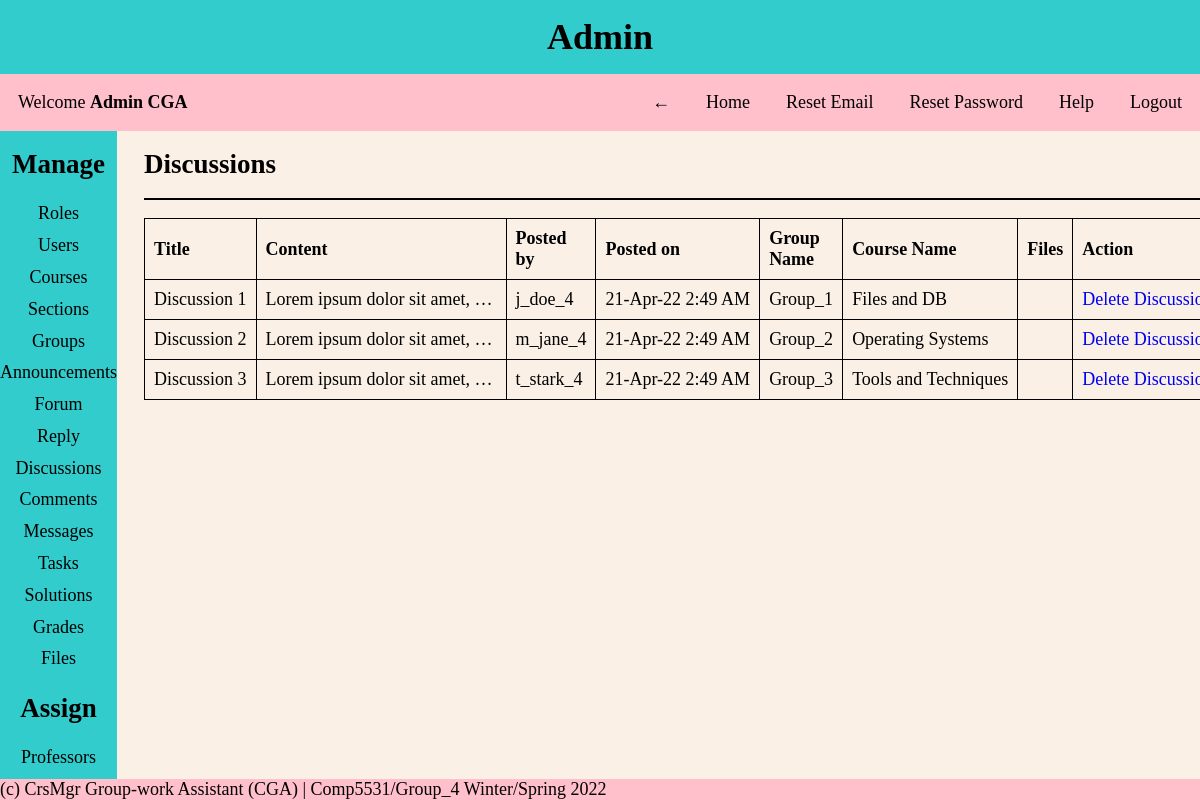
The page /pages/admin.php?page=discussions (signed in) on the database as committed earlier.
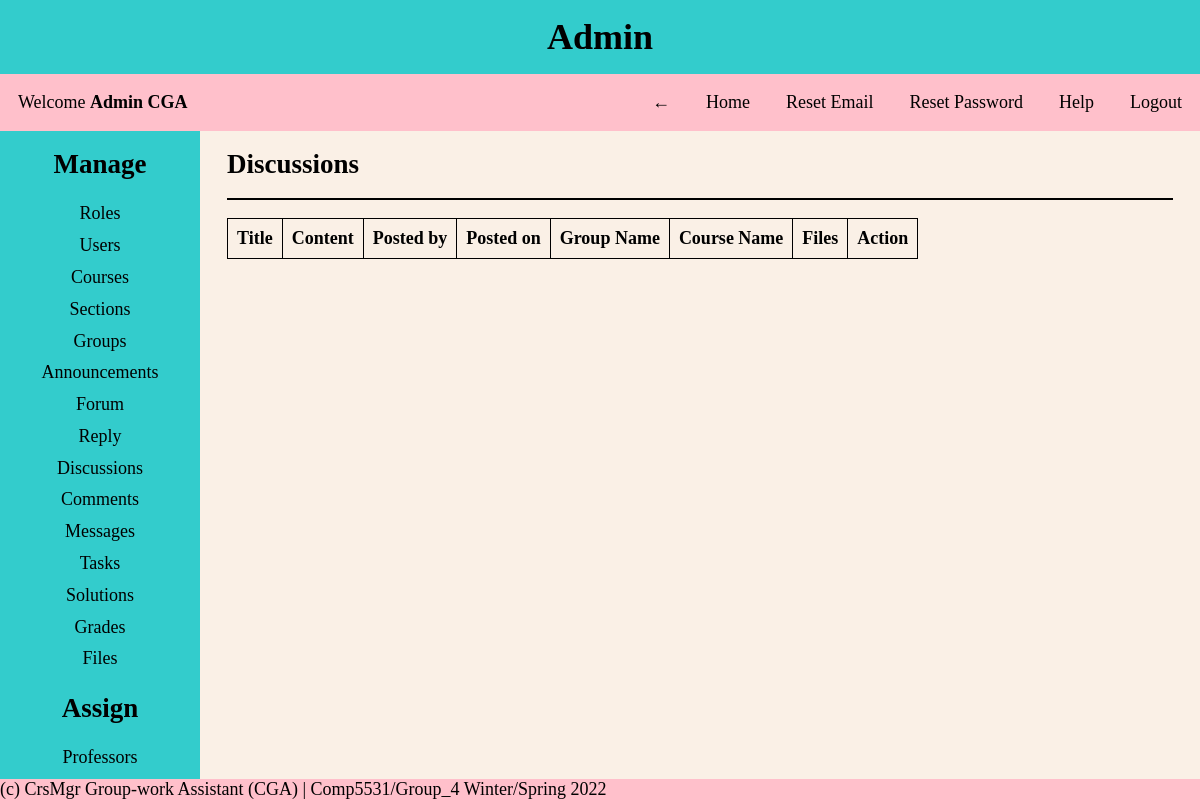
The same page on the database as committed later.
### tables this page shows
CREATE TABLE Discussion
(
  discussion_id INT NOT NULL AUTO_INCREMENT PRIMARY KEY,
  discussion_title VARCHAR(30) NOT NULL,
  discussion_content VARCHAR(1024) NOT NULL,
  posted_by_uid INT NOT NULL,
  posted_on DATETIME DEFAULT CURRENT_TIMESTAMP,
  group_id INT,
  task_id INT,
  file_id INT,
  FOREIGN KEY (group_id) REFERENCES Student_Groups(group_id) ON DELETE CASCADE ON UPDATE CASCADE,
  FOREIGN KEY (task_id) REFERENCES Task(task_id) ON DELETE CASCADE ON UPDATE CASCADE,
  FOREIGN KEY (file_id) REFERENCES Files(file_id) ON DELETE CASCADE ON UPDATE CASCADE
);

CREATE TABLE Users
(
  user_id INT NOT NULL AUTO_INCREMENT PRIMARY KEY,
  first_name VARCHAR(30) NOT NULL,
  last_name VARCHAR(30) NOT NULL,
  dob DATE NOT NULL,
  email VARCHAR(30) NOT NULL UNIQUE,
  username VARCHAR(30) NOT NULL UNIQUE,
  password VARCHAR(30) NOT NULL,
  created_on DATETIME DEFAULT CURRENT_TIMESTAMP,
  first_login TINYINT NOT NULL,
  role_id INT NOT NULL,
  FOREIGN KEY (role_id) REFERENCES Roles(role_id)
);

CREATE TABLE Student_Groups
(
  group_id INT NOT NULL AUTO_INCREMENT PRIMARY KEY,
  group_name VARCHAR(30) NOT NULL,
  group_leader_sid INT NOT NULL
);

CREATE TABLE Course
(
  course_id INT NOT NULL AUTO_INCREMENT PRIMARY KEY,
  course_name VARCHAR(30) NOT NULL UNIQUE,
  course_number INT NOT NULL UNIQUE
);

### helper/functions.php (called while the page is built, shortened)
<?php
function date_convert($date)
{
    $date = strtotime($date);
    return date('d-M-y g:i A', $date);
}

### CRUD/discussions.php (the view, shortened to what this page needs)
<div class="content-body">
    <?php
    $query = "SELECT d.*, fl.*, u.username, g.group_name, c.course_name FROM discussion as d
    JOIN users as u ON d.posted_by_uid = u.user_id
    JOIN student_groups as g ON g.group_id = d.group_id
    JOIN group_of_course as gc ON gc.group_id = g.group_id
    JOIN course as c ON c.course_id = gc.course_id
    LEFT JOIN files as fl ON fl.file_id = d.file_id
    ORDER BY discussion_id ASC";
    $discussions = mysqli_query($conn, $query);
    ?>
    <h2>Discussions</h2>
    <hr>
    <table>
        <thead>
            <tr>
                <th>Title</th>
                <th>Content</th>
                <th>Posted by</th>
                <th>Posted on</th>
                <th>Group Name</th>
                <th>Course Name</th>
                <th>Files</th>
                <th>Action</th>
            </tr>
        </thead>
        <tbody>
            <?php
            foreach ($discussions as $row) {
                $id = $row['discussion_id'];
                $title = $row['discussion_title'];
                $content = $row['discussion_content'];
                $posted_by = $row['username'];
                $posted_on = date_convert($row['posted_on']);
                $group_name = $row['group_name'];
                $course_name = $row['course_name'];
                $file_id = $row['file_id'];
                $file_name = $row['file_name'];
            ?>
                <tr>
                    <td><?= $title ?></td>
                    <td><?= $content ?></td>
                    <td><?= $posted_by ?></td>
                    <td><?= $posted_on ?></td>
                    <td><?= $group_name ?></td>
                    <td><?= $course_name ?></td>
                    <td><a href='?page=discussions&download_file=<?= $file_id ?>'><?= $file_name ?></a></td>
                    <td><a href="?page=discussions&delete_id=<?= $id ?>&delete_file=<?= $file_id ?>" onclick="return confirm('Are you sure you want to delete?')">Delete Discussion</a></td>
                </tr>
            <?php } ?>
        </tbody>
    </table>
</div>

Rows that differ between the two databases and show on the page:
removed discussion: discussion_title "Discussion 1", discussion_content "Lorem ipsum dolor sit amet,…", users.username "j_doe_4", posted_on "21-Apr-22 2:49 AM", group.group_name "Group_1", course.course_name "Files and DB"
removed discussion: discussion_title "Discussion 2", discussion_content "Lorem ipsum dolor sit amet,…", users.username "m_jane_4", posted_on "21-Apr-22 2:49 AM", group.group_name "Group_2", course.course_name "Operating Systems"
removed discussion: discussion_title "Discussion 3", discussion_content "Lorem ipsum dolor sit amet,…", users.username "t_stark_4", posted_on "21-Apr-22 2:49 AM", group.group_name "Group_3", course.course_name "Tools and Techniques"
